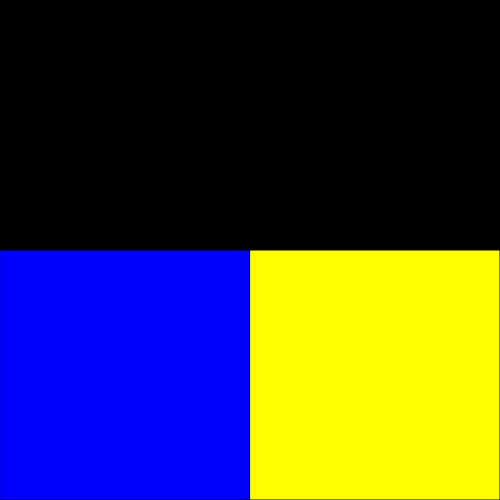
Frame 1 (no input)
Frame 60 (no input): identical to frame 1, image omitted
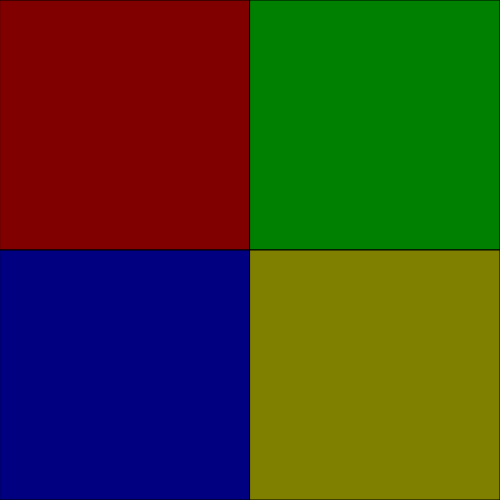
Frame 120 (the mouse pressed at the canvas centre since frame 60)

The p5.js sketch that drew these frames (run headless with seeded random() and noise() and a simulated clock; from frame 60 on, the mouse is pressed at the canvas centre):

// p5.js sketch
// ── sketch.js
    //squares

    var s = 250;
    function setup(){
      createCanvas(500,500);
    //black background

      //DECLARE SQUARE POSITIONS, SIDES AND START COLOURS
    /*  fill('blue');
    square1 = rect(0,0,55,55);
     fill('red');
    square2 = rect(55,55,55,55);
     fill('yellow');
    square3 = rect(0,55,55,55);
     fill('green');
    square4 = rect(55,0,55,55);*/
    }
    function draw(){ //STARTING TO DO THE FUNCTIONS TO CHANGE COLOURS
        background(0);
    var mousepos = map(mouseX,0,width,0,255); //MOUSEPOSITION BETWEEN THESE POINTS
    var mousepos2 = map(mouseY,0,width,0,255);
    var mousepos3 = map(mouseX,0,width,255,0);
    var mousepos4 = map(mouseY,0,width,255,0);
    //mouse position from 0 to 255 in RGB colours
    fill (255,0,0,mousepos); //THIS COLOUR VALUE WILL FILL THE SQUARE WHEN IT
    rect(0,0,s,s);           //IS AT THESE POSITIONS
    fill (0,255,0,mousepos2)
    rect(s,0,s,s);
    fill (0,0,255,mousepos3);
    rect(0,s,s,s);
    fill (255,255,0,mousepos4);
   rect(s,s,s,s);
    console.log(mousepos); //tells us where the mouse is


//if (mouseX)



}
